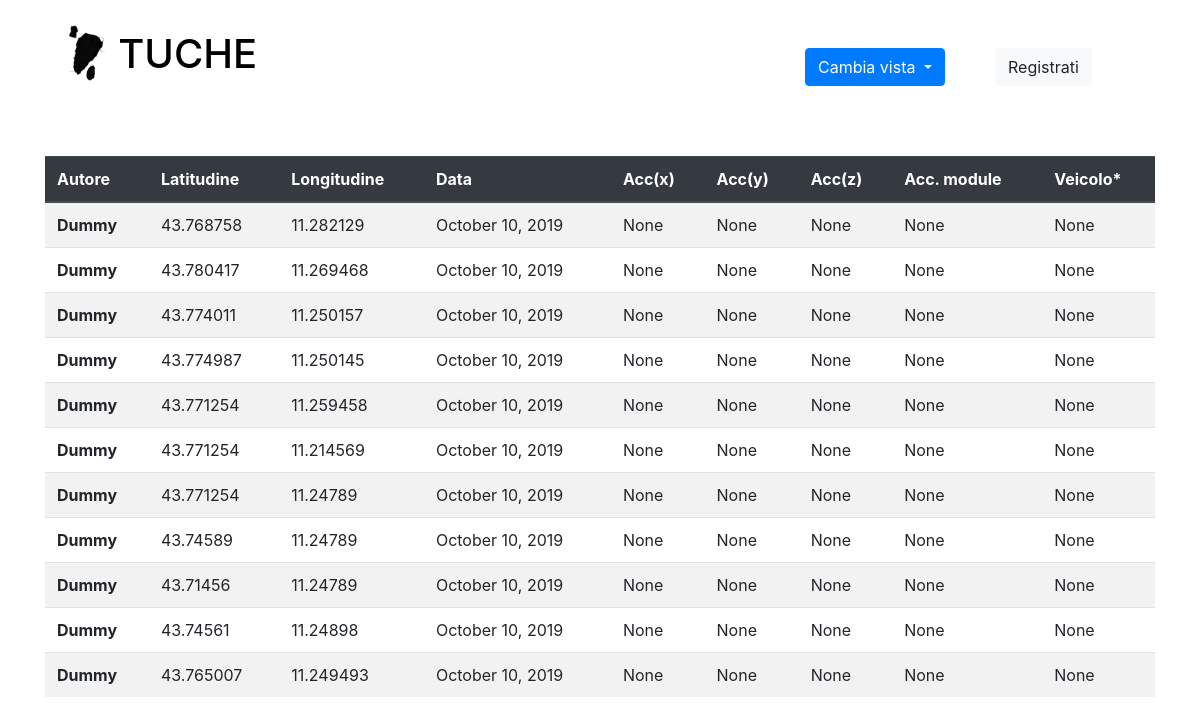
/map/logs, run on an earlier commit of the app's database.
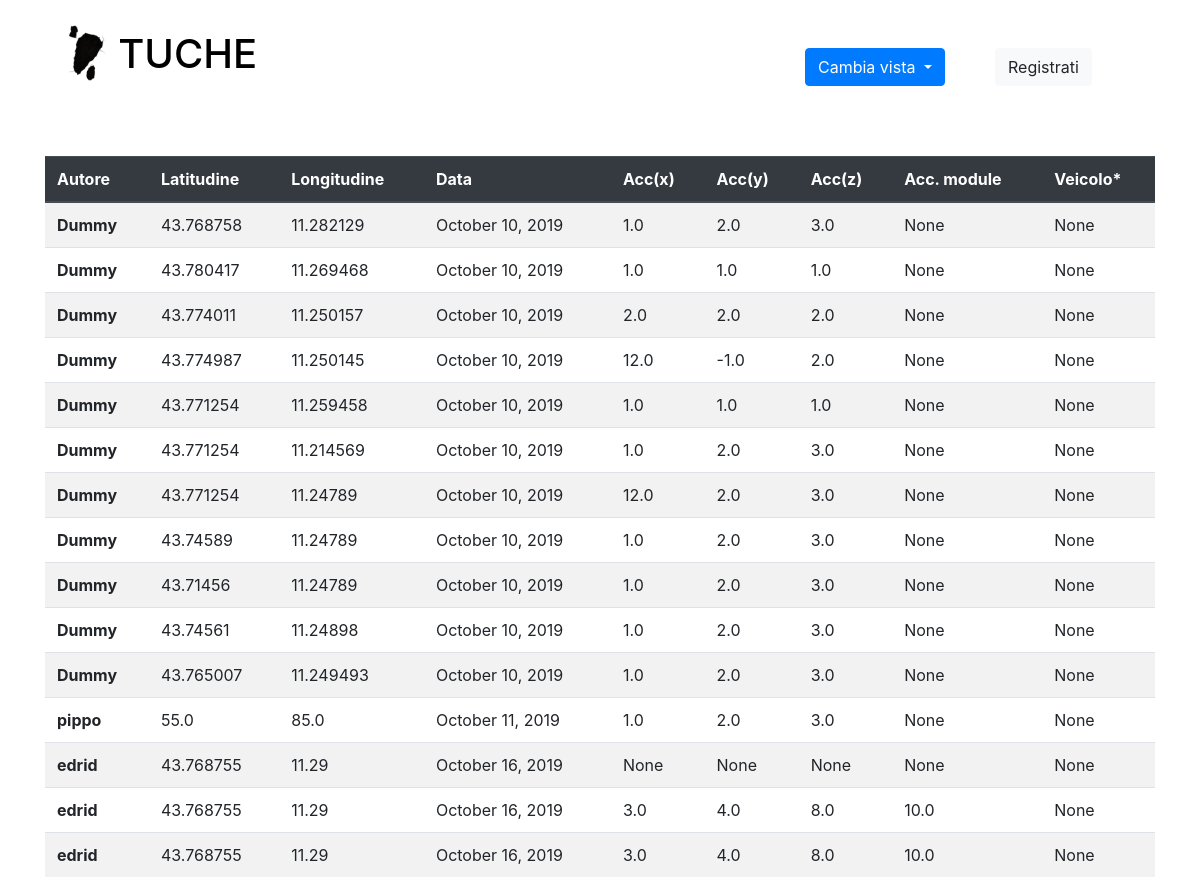
And on a later commit of the database.
### map/models.py (models this page shows, shortened)
class Report(models.Model):
    user = models.ForeignKey(User, on_delete=models.SET_NULL, null=True)
    time = models.DateTimeField(default = timezone.now, null=True) #TODO cambiare fuso orario (timezone)
    lat = models.FloatField()
    lon = models.FloatField()
    vehicle_type = models.IntegerField(blank=True, null=True) #TODO alla fine non dovranno essere blank=true e null=true
    intensity_x = models.FloatField(blank=True, null=True)
    intensity_y = models.FloatField(blank=True, null=True)
    intensity_z = models.FloatField(blank=True, null=True)
    intensity_module = models.FloatField(blank=True, null=True)

### map/views.py (the view)
# urls.py: path('logs', views.registro, name="registro"),
def registro(request):
    paginator = Paginator(Report.objects.all(), 8)
    page = request.GET.get('page')
    righe = paginator.get_page(page)
    context = {
        'rows' : Report.objects.all(),
        'righe': righe
    }
    return render(request, 'map/logs.html', context)

### map/templates/map/logs.html (shortened to what this page needs)
{% extends "map/base.html" %}
{% block content %}
    <div class="container mt-5">
        <table class="table table-striped">
                <thead class="thead-dark">
                    <tr>
                        <th scope="col">Autore</th>
                        <th scope="col">Latitudine</th>
                        <th scope="col">Longitudine</th>
                        <th scope="col">Data</th>
                        <th scope="col">Acc(x)</th>
                        <th scope="col">Acc(y)</th>
                        <th scope="col">Acc(z)</th>
                        <th scope="col">Acc. module</th>
                        <th scope="col">Veicolo*</th>
                    </tr>
                </thead>
                <tbody>
                        {% for row in rows %}
                            <tr>
                                <th scope="row">{{ row.user }}</th>
                                <td>{{ row.lat }}</td>
                                <td>{{ row.lon }}</td>
                                <td>{{ row.time|date:"F d, Y" }}</td>
                                <td>{{ row.intensity_x }}</td>
                                <td>{{ row.intensity_y }}</td>
                                <td>{{ row.intensity_z }}</td>
                                <td>{{ row.intensity_module }}</td>
                                <td>{{ row.vehicle_type }}</td>
                            </tr>
                        {% endfor %}
                </tbody>
        </table>
    </div>
{% endblock content %}

What changed in the data, as far as the page shows it:
changed Report (number 1 of 15 on the later page): intensity_x "None" → "1.0"; intensity_y "None" → "2.0"; intensity_z "None" → "3.0"
changed Report (number 2 of 15 on the later page): intensity_x "None" → "1.0"; intensity_y "None" → "1.0"; intensity_z "None" → "1.0"
changed Report (number 3 of 15 on the later page): intensity_x "None" → "2.0"; intensity_y "None" → "2.0"; intensity_z "None" → "2.0"
changed Report (number 4 of 15 on the later page): intensity_x "None" → "12.0"; intensity_y "None" → "-1.0"; intensity_z "None" → "2.0"
changed Report (number 5 of 15 on the later page): intensity_x "None" → "1.0"; intensity_y "None" → "1.0"; intensity_z "None" → "1.0"
changed Report (number 6 of 15 on the later page): intensity_x "None" → "1.0"; intensity_y "None" → "2.0"; intensity_z "None" → "3.0"
changed Report (number 7 of 15 on the later page): intensity_x "None" → "12.0"; intensity_y "None" → "2.0"; intensity_z "None" → "3.0"
changed Report (number 8 of 15 on the later page): intensity_x "None" → "1.0"; intensity_y "None" → "2.0"; intensity_z "None" → "3.0"
changed Report (number 9 of 15 on the later page): intensity_x "None" → "1.0"; intensity_y "None" → "2.0"; intensity_z "None" → "3.0"
changed Report (number 10 of 15 on the later page): intensity_x "None" → "1.0"; intensity_y "None" → "2.0"; intensity_z "None" → "3.0"
changed Report (number 11 of 15 on the later page): intensity_x "None" → "1.0"; intensity_y "None" → "2.0"; intensity_z "None" → "3.0"
added Report: user "pippo", lat "55.0", lon "85.0", time "October 11, 2019", intensity_x "1.0", intensity_y "2.0", intensity_z "3.0", intensity_module "None", vehicle_type "None"
added Report: user "edrid", lat "43.768755", lon "11.29", time "October 16, 2019", intensity_x "None", intensity_y "None", intensity_z "None", intensity_module "None", vehicle_type "None"
added Report: user "edrid", lat "43.768755", lon "11.29", time "October 16, 2019", intensity_x "3.0", intensity_y "4.0", intensity_z "8.0", intensity_module "10.0", vehicle_type "None"
added Report: user "edrid", lat "43.768755", lon "11.29", time "October 16, 2019", intensity_x "3.0", intensity_y "4.0", intensity_z "8.0", intensity_module "10.0", vehicle_type "None"
